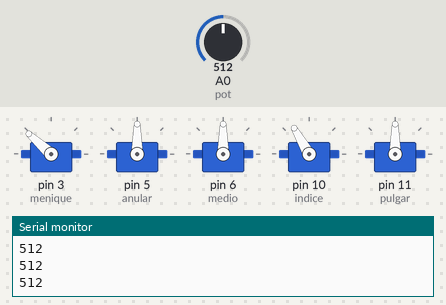
This sketch was run on a simulated Arduino Uno, built with avr-gcc and run on an emulated ATmega328P. On the bench: 5 × servo, the last lines printed to the serial monitor. The inputs (shaded band) are chosen by the test bench; at power-on: A0 (pot) = 512.

Above: at 1.2 s.
1.3 s: A0 (pot) set to 716
At 2.1 s:
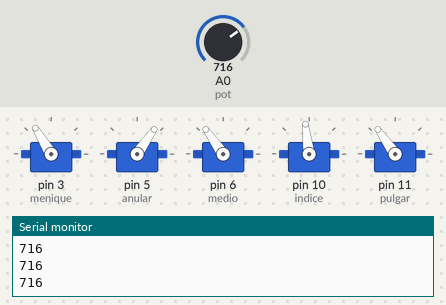
2.8 s: A0 (pot) set to 900
At 3.4 s:
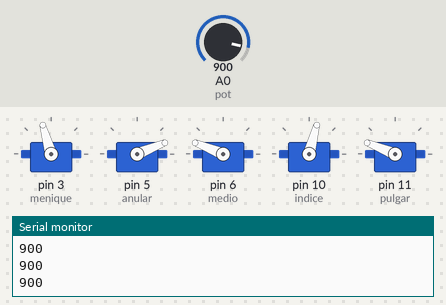
4.3 s: A0 (pot) set to 1023
At 5.5 s:
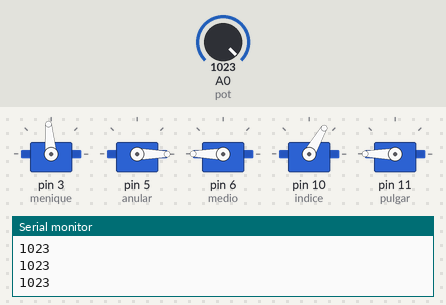
5.8 s: A0 (pot) set to 306
At 6.9 s:
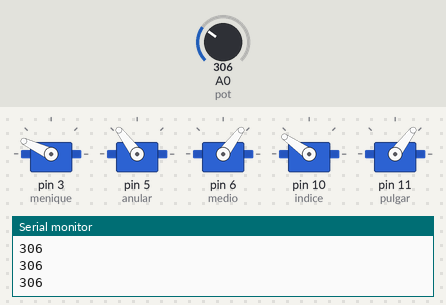
7.3 s: A0 (pot) set to 122
At 7.9 s:
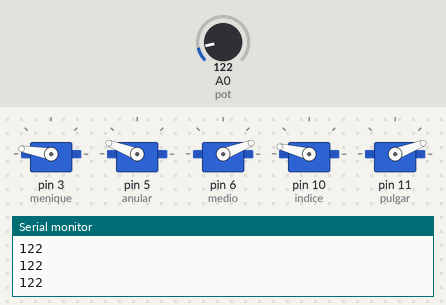
8.8 s: A0 (pot) set to 0
At 10.1 s:
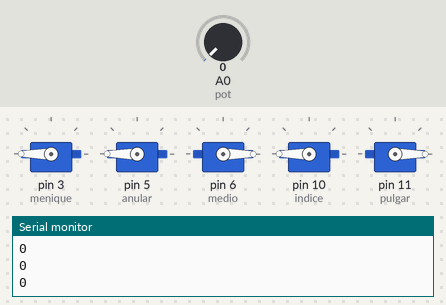
Timing chart, 0 to 11.3 s (numbered marks = the images above; inputs shaded):
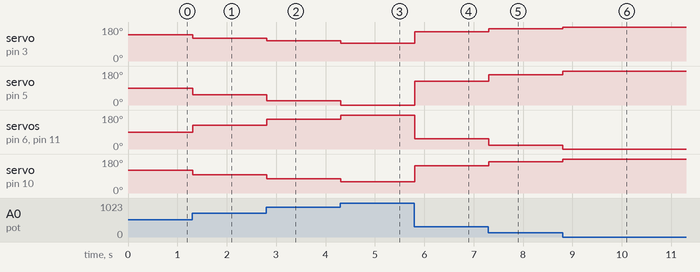

Measured:
- after the input at 1.3 s, servo on pin 3 (menique): 138° → 121° at once; servo on pin 5 (anular): 90° → 55° at once; servo on pin 6 (medio), servo on pin 11 (pulgar): 90° → 125° at once; servo on pin 10 (indice): 120° → 97° at once
- after the input at 2.8 s, servo on pin 3 (menique): 121° → 106° at once; servo on pin 5 (anular): 55° → 22° at once; servo on pin 6 (medio), servo on pin 11 (pulgar): 125° → 158° at once; servo on pin 10 (indice): 97° → 75° at once
- after the input at 4.3 s, servo on pin 3 (menique): 106° → 95° at once; servo on pin 5 (anular): 22° → 0° at once; servo on pin 6 (medio), servo on pin 11 (pulgar): 158° → 180° at once; servo on pin 10 (indice): 75° → 60° at once
- after the input at 5.8 s, servo on pin 3 (menique): 95° → 155° at once; servo on pin 5 (anular): 0° → 127° at once; servo on pin 6 (medio), servo on pin 11 (pulgar): 180° → 53° at once; servo on pin 10 (indice): 60° → 145° at once
- after the input at 7.3 s, servo on pin 3 (menique): 155° → 170° at once; servo on pin 5 (anular): 127° → 159° at once; servo on pin 6 (medio), servo on pin 11 (pulgar): 53° → 21° at once; servo on pin 10 (indice): 145° → 166° at once
- after the input at 8.8 s, servo on pin 3 (menique): 170° → 180° at once; servo on pin 5 (anular): 159° → 180° at once; servo on pin 6 (medio), servo on pin 11 (pulgar): 21° → 0° at once; servo on pin 10 (indice): 166° → 180° at once

The sketch:

mano_v0.3.ino
```cpp
///////////////////////////////////////////
//     Angel Iván Lozano Ramírez         //
//        Projecto Mano robótica         //
//            Firmware v0.3              //
//              01/04/2016               //
//   Control proporcional de una mano    //
//  robótica con  potenciómetro de 10K   //
//        https://goo.gl/XCEf7p          //
//        https://goo.gl/rQB4H5          //
///////////////////////////////////////////

#include<Servo.h>
Servo menique;
Servo anular;
Servo medio;
Servo indice;
Servo pulgar;

int pot = A0;
int valor = 0;
int val = 0;
int val2 = 0;
int val3 = 0;
int val4 = 0;
int val5 = 0;

void setup() {
  menique.attach(3);
  anular.attach(5);
  medio.attach(6);
  indice.attach(10);
  pulgar.attach(11);
  pinMode(pot, INPUT);
  Serial.begin(9600);
}

void loop() {
  valor = analogRead(pot);
  Serial.println(valor);

  val = map(valor, 0, 1023, 180, 0);
  val2 = map(valor, 0, 1023, 0, 180);
  val3 = map(valor, 0, 1023, 180, 95);
  val4 = map(valor, 0, 1023, 180, 60);
  val5 = map(valor, 0, 1023, 0, 180);

  menique.write(val3);
  anular.write(val);
  medio.write(val2);
  indice.write(val4);
  pulgar.write(val5);
}
```
